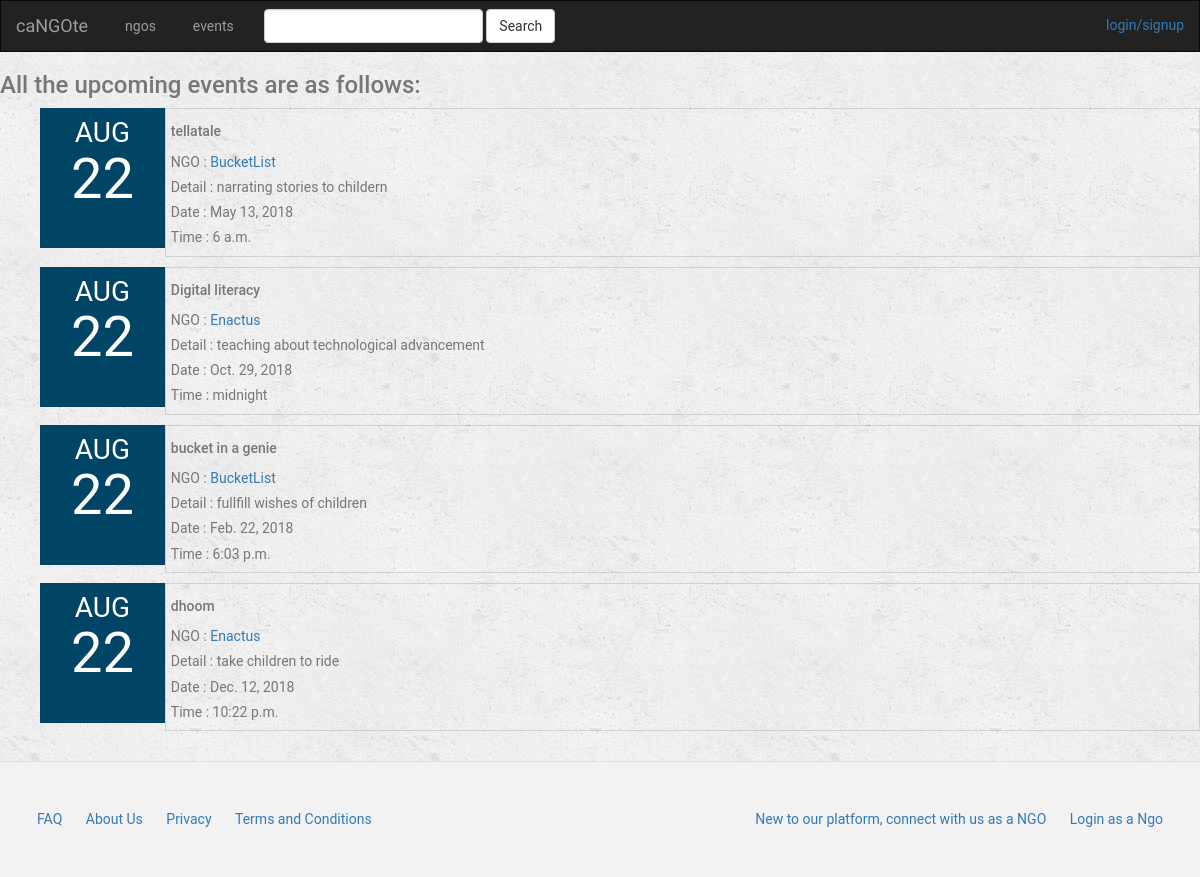
The page /landpage/index/ on the database as committed earlier.
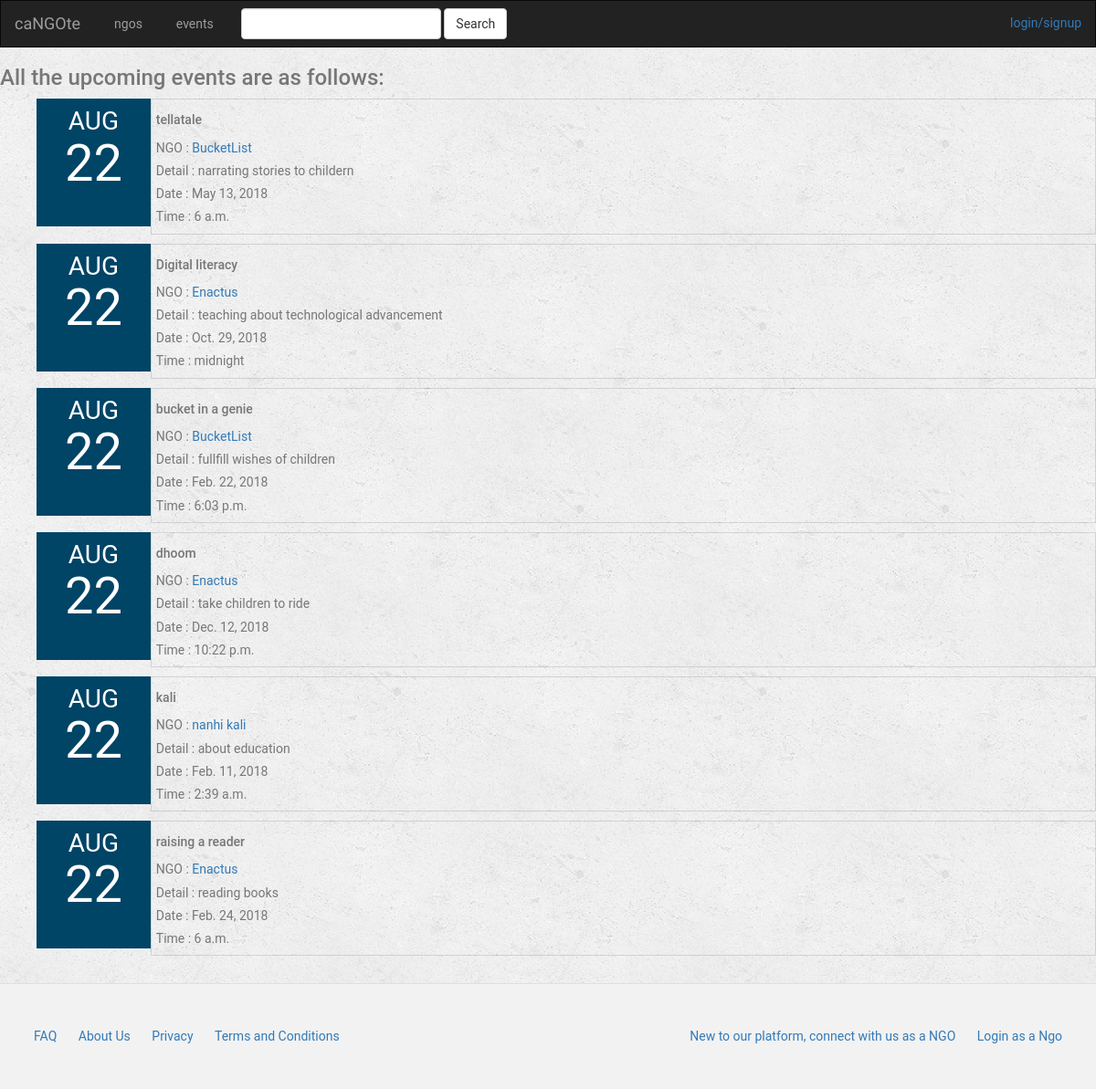
The same page on the database as committed later.
### landpage/models.py (models this page shows, shortened)
class Event(models.Model):
    ngo = models.ForeignKey(Ngo, on_delete=models.CASCADE)
    event_name=models.CharField(max_length=250)
    event_about=models.CharField(max_length=500)
    event_date=models.DateField(null=True)
    event_time = models.TimeField(null=True)
    is_favorite = models.BooleanField(default=False)

class Ngo(models.Model):
    name = models.CharField(max_length=250)
    address = models.CharField(max_length=250)
    contact = models.CharField(max_length=10)
    emailid = models.CharField(max_length=30)
    about = models.CharField(max_length=250)
    website = models.CharField(max_length=250)
    def __str__(self):
        return self.name

### landpage/views.py (the view)
def index(request):
    all_ngos=Ngo.objects.all()
    all_events=Event.objects.all()
    context={
        'all_ngos':all_ngos,
        'all_events':all_events,
    }
    return render(request, 'landpage/index.html' , context)

### landpage/templates/landpage/index.html (shortened to what this page needs)
{% extends 'landpage/base.html' %}
{% block body %}
<nav class="din">
{% if all_ngos %}
    <h3>All the upcoming events are as follows:</h3>
    <ul>
{% for event in all_events %}
		<div class="event-container">
              <div class="date-box">
                <div style="font-size: 2em;">AUG</div>
                <div style="font-size: 4em; margin-top:-30px;">22</div>
              </div>
            <div class="event-details-box">
              <div><h5>{{event.event_name}}</h5></div>
                <div>NGO :<a href="{% url 'landpage:detail' %}"> {{event.ngo}}</a></div>
              <div>Detail : {{event.event_about}}</div>
              <div> Date : {{event.event_date}} </div>
              <div> Time : {{event.event_time}}</div>
            </div>
        </div>
{% endfor %}
    </ul>
{% else %}
    <h3>You don't have any ngo's yet....</h3>
{% endif %}
</nav>
<div class="footer">
     <div class="left">
       <span><a href="{% url 'landpage:FAQ' %}">FAQ</a></span>
       <span><a href="{% url 'landpage:about_us' %}">About Us</a></span>
       <span><a href="{% url 'landpage:privacy' %}">Privacy</a></span>
       <span><a href="{% url 'landpage:terms' %}">Terms and Conditions</a></span>
      </div>
     <div class="right">
       <span><a href="{% url 'landpage:signupNGO' %}">New to our platform, connect with us as a NGO</a></span>
       <span><a href="{% url 'landpage:login' %}">Login as a Ngo</a></span>
     </div>
   </div>
{% endblock %}

### landpage/templates/landpage/base.html (shortened to what this page needs)
<!DOCTYPE html>
<html lang="en">
<head>
    {% load staticfiles %}
    <link rel="stylesheet" href="https://maxcdn.bootstrapcdn.com/bootstrap/3.3.6/css/bootstrap.min.css">
    <link rel="stylesheet" type="text/css" href="{% static 'landpage/style.css' %}"/>
    <link rel="stylesheet" type="text/css" href="{% static 'landpage/ngo_page.css' %}"/>
</head>
<body>
<nav class="navbar navbar-inverse">
    <div class="container-fluid">
        <div class="navbar-header">
            <a class="navbar-brand" href="http://127.0.0.1:8000/">caNGOte</a>
        </div>
        <div class="collapse navbar-collapse" id="topNavBar">
            <ul class="nav navbar-nav">
                <li class="{% block ngos_active %}{% endblock %}"><a href="{% url 'landpage:detail' %}">&nbsp; ngos</a></li>
                <li class="{% block events_active %}{% endblock %}"><a href="{% url 'landpage:index' %}">&nbsp; events</a></li>
            </ul>
            <form class="navbar-form navbar-left" role="search" method="get" action="{% url 'landpage:index' %}">
                <div class="form-group">
                    <input type="text" class="form-control" name="q" value="{{ request.GET.q }}">
                </div>
                <button type="submit" class="btn btn-default">Search</button>
            </form>
            <ul class="nav navbar-nav navbar-right" text="white" style="color:white; padding-top:12px;">
                {% if user.is_authenticated %}
                <a href="{% url 'landpage:ngochange' %}">&nbsp;{{ user.username }}</a>
                        <a href="{% url 'landpage:logout' %}">&nbsp;/logout</a>
                {% else %}
                        <a href="{% url 'landpage:login' %}">login/</a><a href="{% url 'landpage:signup' %}">signup</a>
                {% endif %}
            </ul>
        </div>
    </div>
</nav>
{% block body %}
{% endblock %}
</body>
</html>

### landpage/static/landpage/style.css (style rules this page uses)
body { background: white url("images/background.png"); position: relative; margin: 0; padding-bottom: 6rem; min-height: 100%; font-family: "Helvetica Neue", Arial, sans-serif; }
.navbar { border-radius: 0; }
.navbar-brand { font-family: 'Satisfy', cursive; }
body,h1,h2,h3,h4,h5,h6 { font-family: "Lato", sans-serif; }
body, html { height: 100%; color: #777; line-height: 1.8; }
.date-box { background-color: #004466; color: white; width: 140px; height: 140px; text-align: center; float:left; }
.event-details-box { padding: 5px; float: left; width:100%; height:140; border: 1px solid rgba(0,0,0,.125); }
.event-container { display: flex; margin-top: 10px; margin-bottom: 10px; }

### landpage/templates/landpage/base.html (style rules this page uses)
html,body,h1,h2,h3,h4,h5,h6 { font-family: "Roboto", sans-serif; }

### landpage/templates/landpage/index.html (style rules this page uses)
.din { position:relative; }
.footer { background-color: #f2f2f2; border-top: solid 1px #dfdfdf; margin-top: 30px; padding-top: 45px; margin-bottom: -50px; margin-bottom: 0; padding-bottom: 45px; display: flex; flex-direction: row; justify-content: space-between; }
.footer a { margin: 10px; }
.left { padding-left: 27px; }
.right { padding-right: 27px; }

Rows that differ between the two databases and show on the page:
added Event: event_name "kali", ngo "nanhi kali", event_about "about education", event_date "Feb. 11, 2018", event_time "2:39 a.m."
added Event: event_name "raising a reader", ngo "Enactus", event_about "reading books", event_date "Feb. 24, 2018", event_time "6 a.m."
